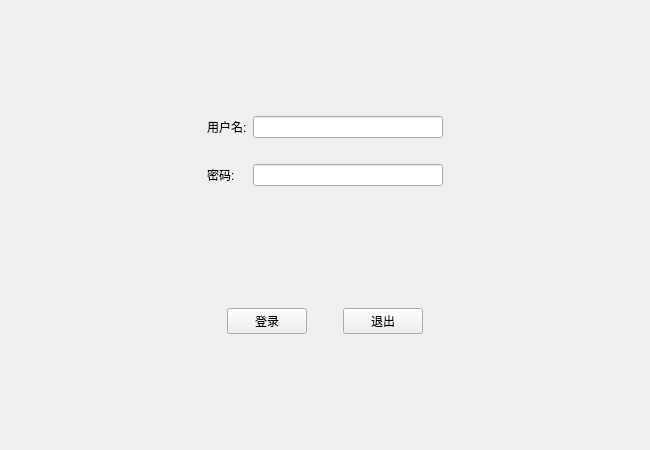
<?xml version="1.0" encoding="UTF-8"?>
<ui version="4.0">
 <class>MainWindow</class>
 <widget class="QMainWindow" name="MainWindow">
  <property name="geometry">
   <rect>
    <x>0</x>
    <y>0</y>
    <width>650</width>
    <height>450</height>
   </rect>
  </property>
  <property name="sizePolicy">
   <sizepolicy hsizetype="Preferred" vsizetype="Fixed">
    <horstretch>0</horstretch>
    <verstretch>0</verstretch>
   </sizepolicy>
  </property>
  <property name="minimumSize">
   <size>
    <width>650</width>
    <height>450</height>
   </size>
  </property>
  <property name="maximumSize">
   <size>
    <width>650</width>
    <height>450</height>
   </size>
  </property>
  <property name="windowTitle">
   <string>登录窗口</string>
  </property>
  <widget class="QWidget" name="centralwidget">
   <layout class="QVBoxLayout" name="verticalLayout">
    <item>
     <widget class="QWidget" name="widget" native="true">
      <property name="sizePolicy">
       <sizepolicy hsizetype="Preferred" vsizetype="Fixed">
        <horstretch>0</horstretch>
        <verstretch>0</verstretch>
       </sizepolicy>
      </property>
      <layout class="QGridLayout" name="gridLayout">
       <item row="2" column="1">
        <widget class="QLabel" name="label_2">
         <property name="text">
          <string>密码:</string>
         </property>
        </widget>
       </item>
       <item row="0" column="0">
        <spacer name="horizontalSpacer_4">
         <property name="orientation">
          <enum>Qt::Horizontal</enum>
         </property>
         <property name="sizeHint" stdset="0">
          <size>
           <width>40</width>
           <height>20</height>
          </size>
         </property>
        </spacer>
       </item>
       <item row="0" column="1">
        <widget class="QLabel" name="label">
         <property name="text">
          <string>用户名:</string>
         </property>
        </widget>
       </item>
       <item row="0" column="2">
        <widget class="QLineEdit" name="lineEdit"/>
       </item>
       <item row="2" column="2">
        <widget class="QLineEdit" name="lineEdit_2">
         <property name="echoMode">
          <enum>QLineEdit::Password</enum>
         </property>
        </widget>
       </item>
       <item row="0" column="3">
        <spacer name="horizontalSpacer_5">
         <property name="orientation">
          <enum>Qt::Horizontal</enum>
         </property>
         <property name="sizeHint" stdset="0">
          <size>
           <width>40</width>
           <height>20</height>
          </size>
         </property>
        </spacer>
       </item>
       <item row="1" column="1">
        <spacer name="verticalSpacer">
         <property name="orientation">
          <enum>Qt::Vertical</enum>
         </property>
         <property name="sizeHint" stdset="0">
          <size>
           <width>20</width>
           <height>20</height>
          </size>
         </property>
        </spacer>
       </item>
      </layout>
     </widget>
    </item>
    <item>
     <widget class="QWidget" name="widget_3" native="true">
      <property name="sizePolicy">
       <sizepolicy hsizetype="Preferred" vsizetype="Fixed">
        <horstretch>0</horstretch>
        <verstretch>0</verstretch>
       </sizepolicy>
      </property>
      <layout class="QHBoxLayout" name="horizontalLayout_3">
       <item>
        <spacer name="horizontalSpacer">
         <property name="orientation">
          <enum>Qt::Horizontal</enum>
         </property>
         <property name="sizeHint" stdset="0">
          <size>
           <width>40</width>
           <height>20</height>
          </size>
         </property>
        </spacer>
       </item>
       <item>
        <widget class="QPushButton" name="pushButton">
         <property name="text">
          <string>登录</string>
         </property>
        </widget>
       </item>
       <item>
        <spacer name="horizontalSpacer_3">
         <property name="orientation">
          <enum>Qt::Horizontal</enum>
         </property>
         <property name="sizeType">
          <enum>QSizePolicy::Fixed</enum>
         </property>
         <property name="sizeHint" stdset="0">
          <size>
           <width>30</width>
           <height>20</height>
          </size>
         </property>
        </spacer>
       </item>
       <item>
        <widget class="QPushButton" name="pushButton_2">
         <property name="text">
          <string>退出</string>
         </property>
        </widget>
       </item>
       <item>
        <spacer name="horizontalSpacer_2">
         <property name="orientation">
          <enum>Qt::Horizontal</enum>
         </property>
         <property name="sizeHint" stdset="0">
          <size>
           <width>40</width>
           <height>20</height>
          </size>
         </property>
        </spacer>
       </item>
      </layout>
     </widget>
    </item>
   </layout>
  </widget>
 </widget>
 <resources/>
 <connections/>
</ui>
